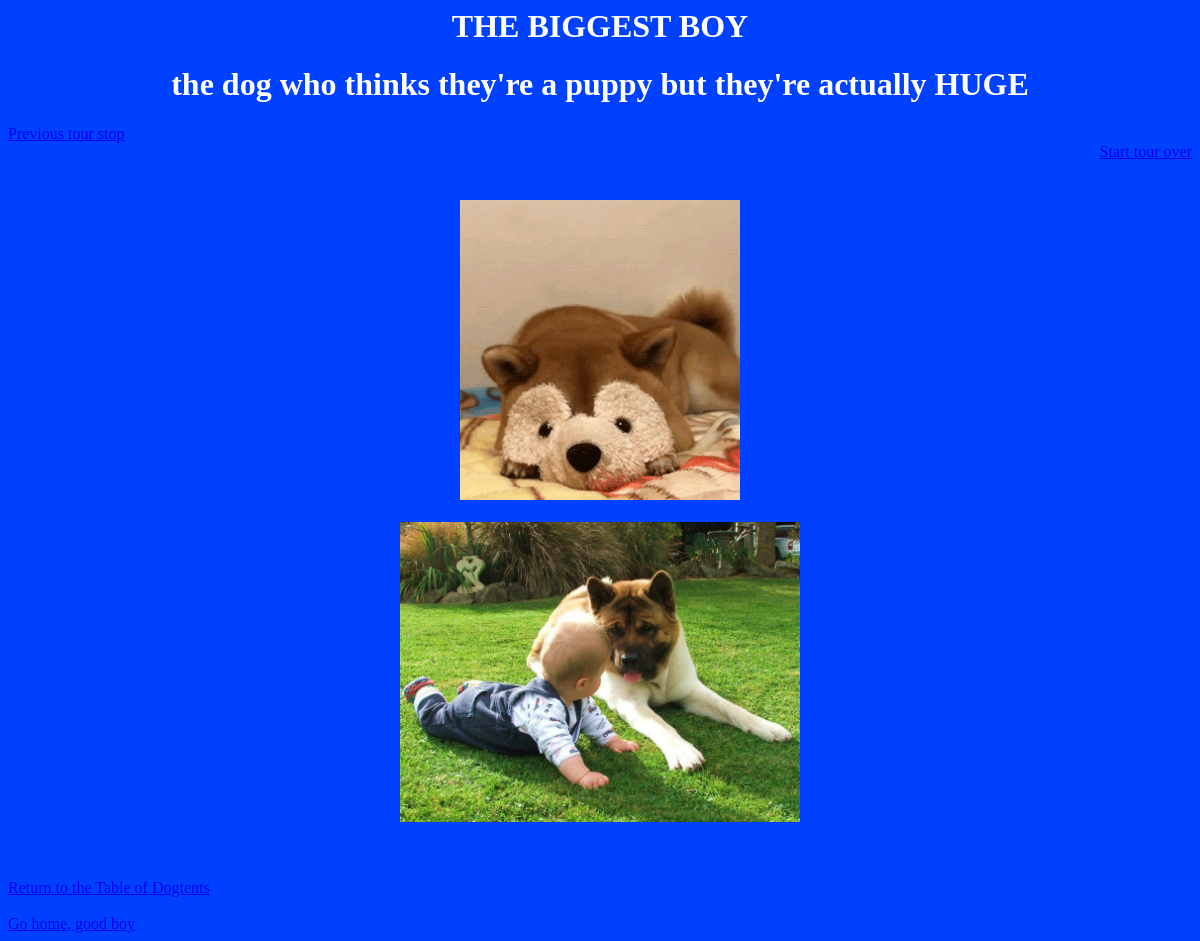
/biggestboy, run on an earlier commit of the app's database.
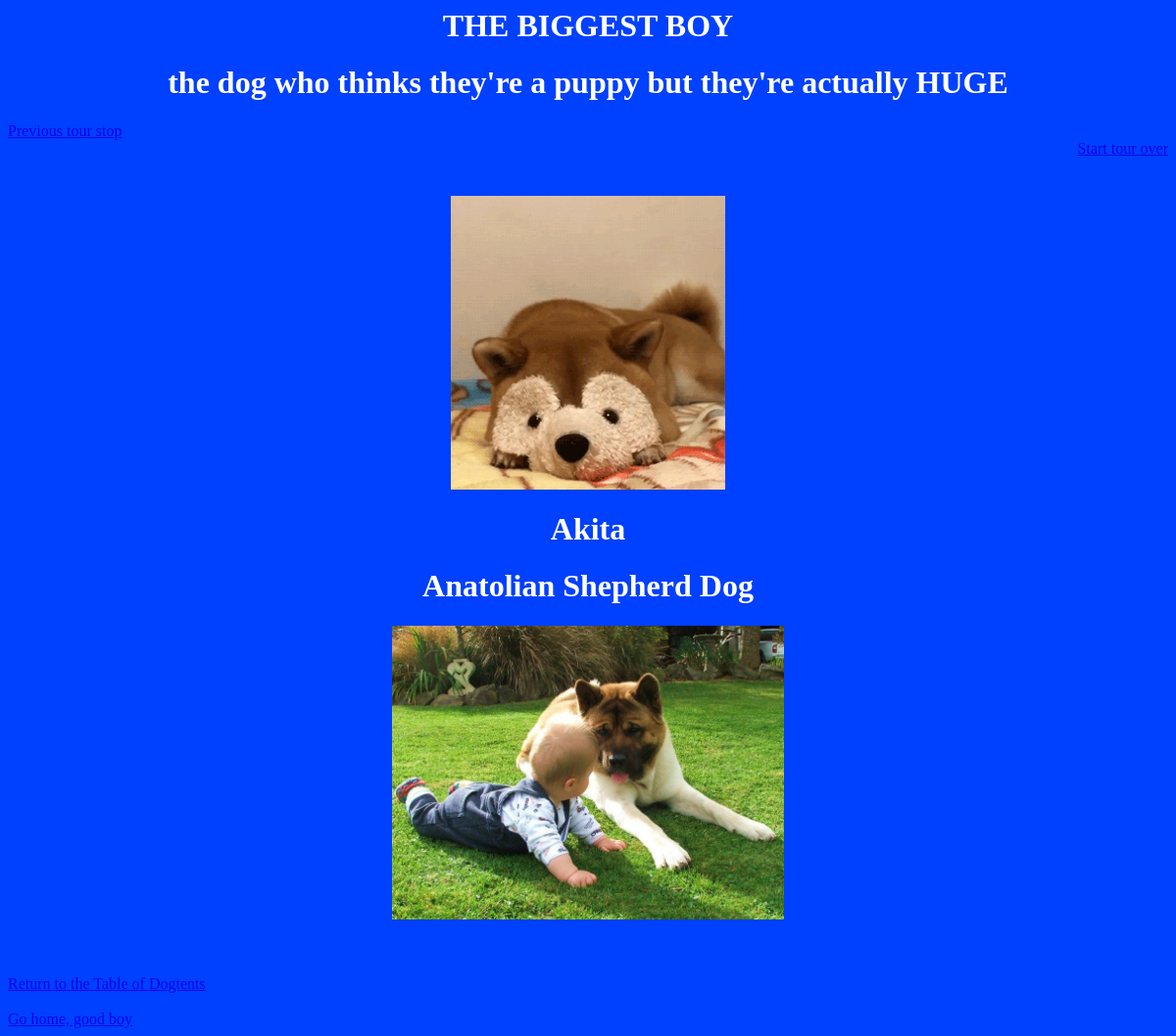
And on a later commit of the database.
### tables this page shows
CREATE TABLE 'Breeds' (
        'BreedName' TEXT,
        'Group_Id' INTEGER,
        'ActivityLevel_Id' INTEGER,
        'BarkingLevel_Id' TEXT,
        'CoatType_Id' TEXT,
        'Shedding_Id' TEXT,
        'Size_Id' INTEGER,
        'Trainability_Id' TEXT,
        FOREIGN KEY('Size_Id') REFERENCES 'Size'('Id'),
        FOREIGN KEY('Group_Id') REFERENCES 'Group'('Id'),
        FOREIGN KEY('ActivityLevel_Id') REFERENCES 'Activity_Level'('Id'),
        FOREIGN KEY('BarkingLevel_Id') REFERENCES 'Barking_Level'('Id'),
        FOREIGN KEY('CoatType_Id') REFERENCES 'Coat_Type'('Id'),
        FOREIGN KEY('Shedding_Id') REFERENCES 'Shedding'('Id'),
        FOREIGN KEY('Trainability_Id') REFERENCES 'Trainability'('Id')
        );

### fetch_dogs.py (the view)
@app.route('/biggestboy')
def bigboys():
    rows = fetch_xl_data()
    fetch_template = {
    'res_list':rows
    }
    return render_template('bigboys.html', **fetch_template)

### fetch_dogs.py (called while the page is built)
def fetch_xl_data():
    conn = sqlite3.connect(DBNAME)
    cur = conn.cursor()
    results = cur.execute('SELECT * FROM Breeds WHERE Size_Id=5 ORDER BY BreedName')
    res_list = results.fetchall()
    return res_list
    conn.close()

### templates/bigboys.html
<link rel="stylesheet" href="/static/dogs.css">
<h1>THE BIGGEST BOY</h1>
<h1>the dog who thinks they're a puppy but they're actually HUGE</h1>
<div align="left"><a href='/largedoggo'>Previous tour stop</a></div>
<div align="right"><a href='/petitepup'>Start tour over</a><br/><br/></div>
<h1><img src="{{ url_for('static', filename='akita.gif') }}" height=300 /></h1>
{% for dog in res_list %}
<tr>
  <div align="center"><h1>{{dog[0]}}</h1></div>
</tr>
{% endfor %}
<h1><img src="{{ url_for('static', filename='akita_and_baby.jpg') }}" height=300 /></h1>
<br/><br/><a href='/contents'>Return to the Table of Dogtents</a>
<br/><br/><a href='/'>Go home, good boy</a>

What changed in the data, as far as the page shows it:
now on this page (row edited): Breeds: BreedName "Akita"
now on this page (row edited): Breeds: BreedName "Anatolian Shepherd Dog"
